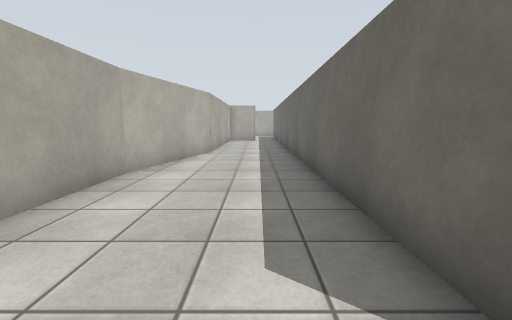
[1] (above)

16 first-person views from a walk through a robot-simulator world made for Gazebo. The camera is 1.2 m above the floor, tilts 8° down and sees 90° across. The floor is counted in squares, 1 m on a side. Each view is taken from the middle of a square. On the plan, view 1 faces up. The plan holds only what a view shows up to about 12 squares ahead; the rest is blank. The place goes on beyond the plan. Robots are left out. Surface patterns are stand-ins for the level's own textures.

[2]
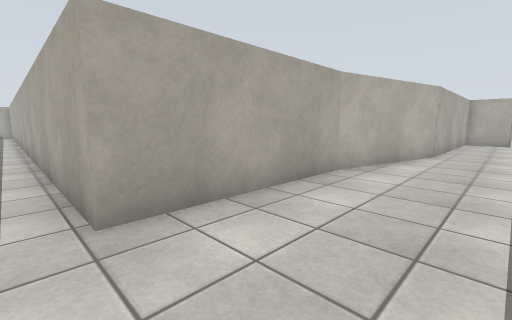

[3]
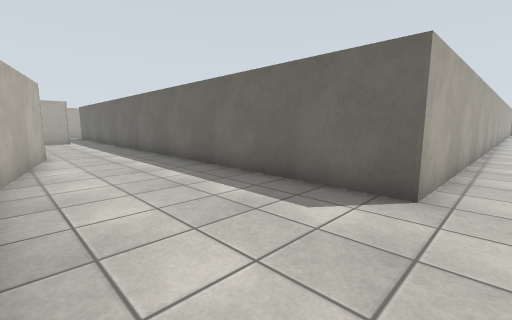

[4]
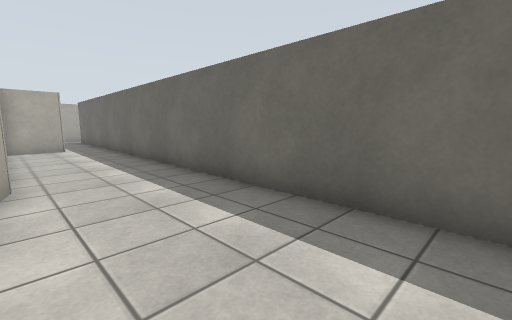

[5]
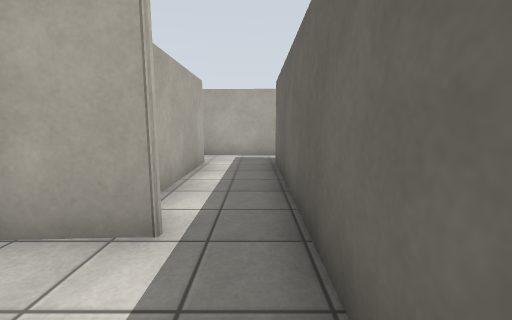

[6]
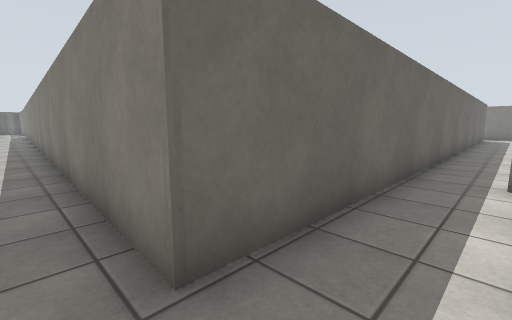

[7]
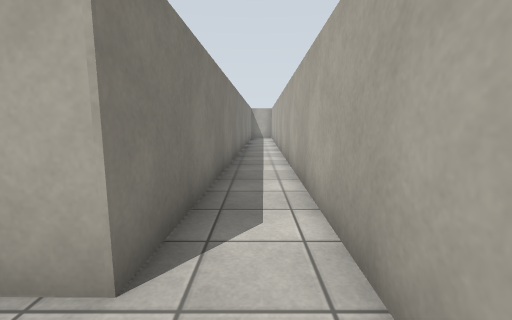

[8]
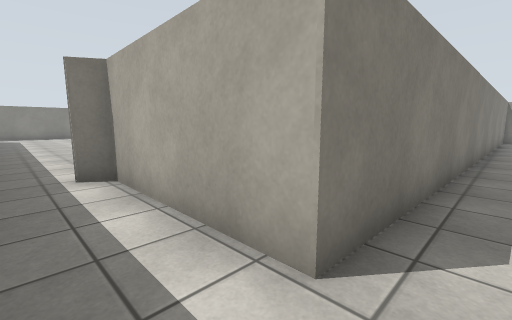

[9]
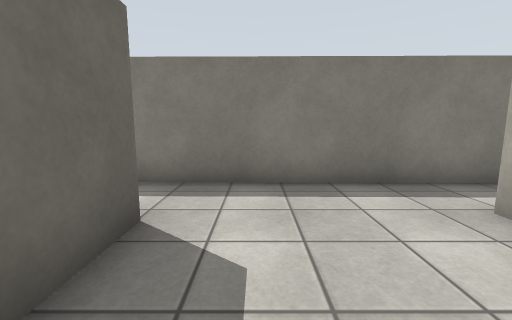

[10]
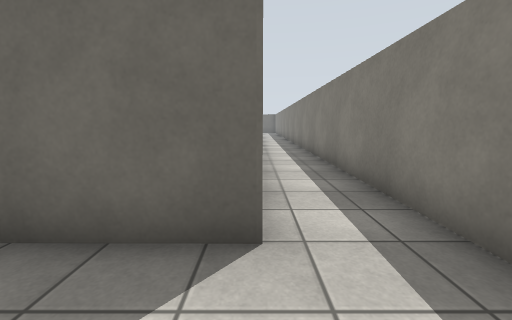

[11]
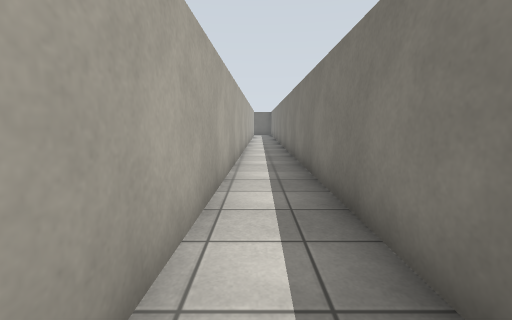

[12]
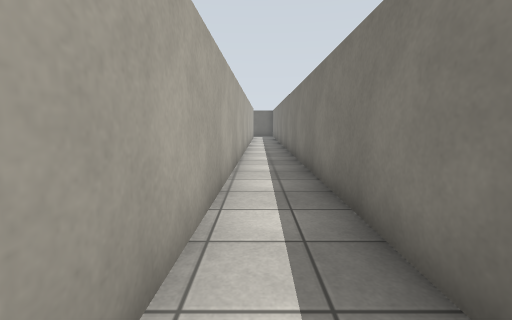

[13]
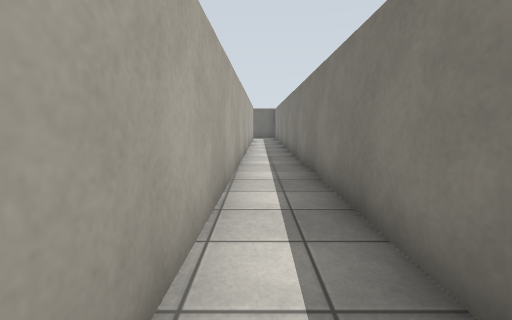

[14]
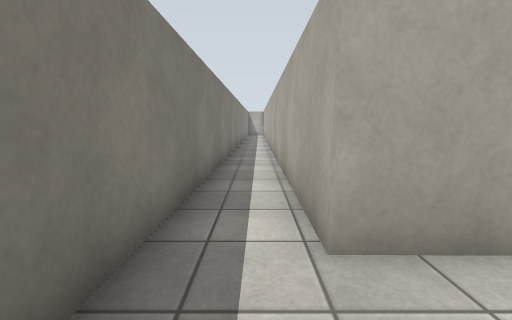

[15]
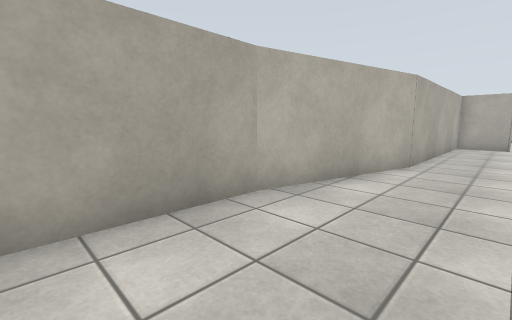

[16]
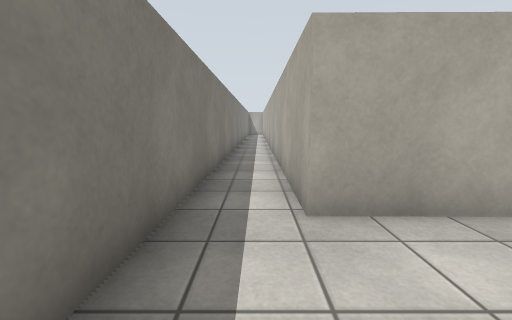

### Floor plan
Points are (right, up) in squares from view 1. A wall is a line through its corners. A room is listed if a view was taken in it or the views show most of it. See-through windows are left out.
Room 1 (views 1, 2, 3, 4, 5, 6, 7, 8, 9, 10, 14, 15, 16)
walls: (-1.9, 11.2) (-3.2, 6.1); (-3.2, 6.3) (-3.2, 0.7) (-10.6, 0.7); (1.9, 25.8) (-10.5, 26.1); (4.6, 0.8) (1.4, 0.9) (1.6, 24.2) (15.8, 23.7); (-10.6, 24.3) (-0.6, 24) (-0.7, 19.1) (0.1, 18.6) (-1.9, 18.5) (-1.9, 11); (-10.6, -1.1) (4.5, -1.3)
ways out: opening at (4, 0) to room 2; opening at (16, 25)
Room 2 (views 11, 12, 13)
walls: (23.9, 0.4) (4.6, 0.8); (4.5, -1.3) (23.9, -1.5)
ways out: opening at (4, 0) to room 1

Where each view was taken, in squares from view 1:
view 1: 0 up, 0 right, facing up
view 2: 0 up, 0 right, facing up-left
view 3: 0 up, 3 left, facing up-right
view 4: 5 up, 2 left, facing up-right
view 5: 16 up, 1 right, facing up
view 6: 25 up, 0 right, facing down-right
view 7: 25 up, 1 right, facing left
view 8: 25 up, 1 right, facing down-left
view 9: 4 up, 0 right, facing down
view 10: 1 up, 1 left, facing right
view 11: 0 up, 6 right, facing right
view 12: 0 up, 9 right, facing right
view 13: 0 up, 12 right, facing right
view 14: 0 up, 1 left, facing left
view 15: 3 up, 0 right, facing up-left
view 16: 0 up, 0 right, facing left
